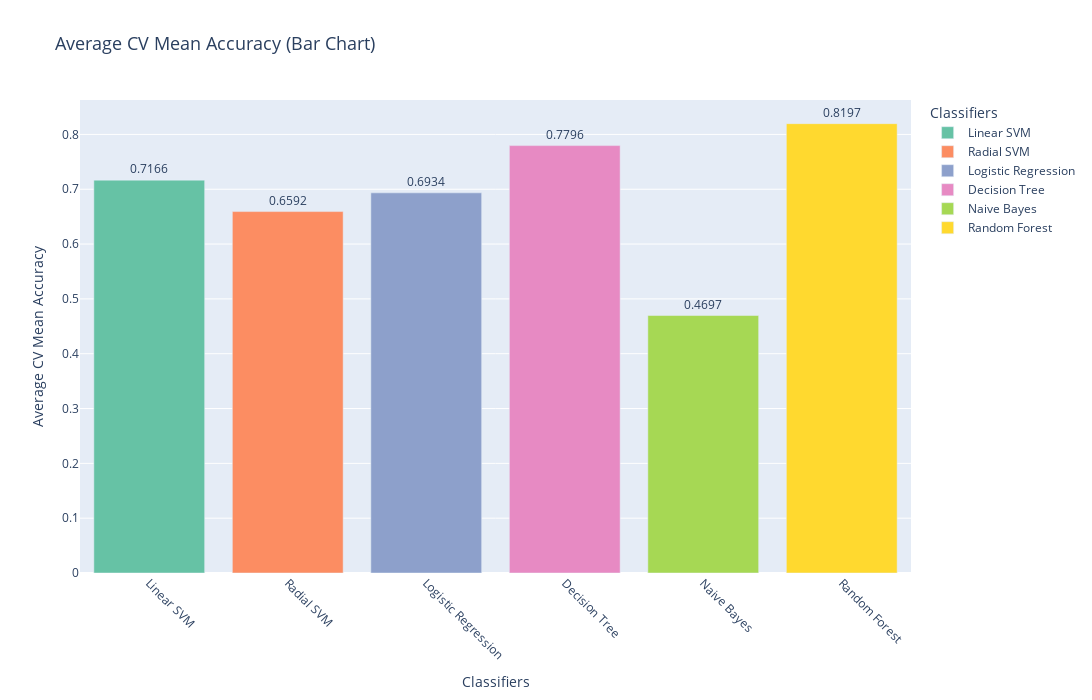

The notebook cell saved with this chart:
### Code cell
# Extract classifiers and their CV Mean values
classifiers = results_df.index.tolist()  # Classifier names
cv_mean = results_df['CV Mean'].tolist()  # CV Mean values

# --- Matplotlib Bar Chart ---
plt.figure(figsize=(10, 6))
plt.bar(classifiers, cv_mean, color='blue', alpha=0.7)
plt.title('Average CV Mean Accuracy (Bar Chart)', fontsize=16)
plt.xlabel('Classifiers', fontsize=14)
plt.ylabel('CV Mean Accuracy', fontsize=14)
plt.xticks(rotation=45, ha='right')  # Rotate x-axis labels for better readability
plt.tight_layout()
plt.show()

# --- Plotly Bar Chart ---
fig = px.bar(
    results_df.reset_index(),  # Reset index to access classifiers
    x='index',
    y='CV Mean',
    text='CV Mean',
    title='Average CV Mean Accuracy (Bar Chart)',
    labels={'index': 'Classifiers', 'CV Mean': 'Average Accuracy'},
    color='index',  # Optional: Color bars by classifier name
    color_discrete_sequence=px.colors.qualitative.Set2,
)

fig.update_traces(texttemplate='%{text:.4f}', textposition='outside')
fig.update_layout(
    xaxis_title="Classifiers",
    yaxis_title="Average CV Mean Accuracy",
    title_font_size=18,
    xaxis_tickangle=45,  # Rotate x-axis labels
    height=700,
    width=1100,
)
fig.show()

### Figure 1 — Plotly figure (JSON) as saved in the notebook; plotly's stock layout.template omitted (floating-point values rounded to 4 significant figures)
{"data": [{"alignmentgroup": "True", "hovertemplate": "Classifiers=%{x}<br>Average Accuracy=%{text}<extra></extra>", "legendgroup": "Linear SVM", "marker": {"color": "rgb(102,194,165)", "pattern": {"shape": ""}}, "name": "Linear SVM", "offsetgroup": "Linear SVM", "orientation": "v", "showlegend": true, "text": [0.7166], "textposition": "outside", "texttemplate": "%{text:.4f}", "type": "bar", "x": ["Linear SVM"], "xaxis": "x", "y": [0.7166], "yaxis": "y"}, {"alignmentgroup": "True", "hovertemplate": "Classifiers=%{x}<br>Average Accuracy=%{text}<extra></extra>", "legendgroup": "Radial SVM", "marker": {"color": "rgb(252,141,98)", "pattern": {"shape": ""}}, "name": "Radial SVM", "offsetgroup": "Radial SVM", "orientation": "v", "showlegend": true, "text": [0.6592], "textposition": "outside", "texttemplate": "%{text:.4f}", "type": "bar", "x": ["Radial SVM"], "xaxis": "x", "y": [0.6592], "yaxis": "y"}, {"alignmentgroup": "True", "hovertemplate": "Classifiers=%{x}<br>Average Accuracy=%{text}<extra></extra>", "legendgroup": "Logistic Regression", "marker": {"color": "rgb(141,160,203)", "pattern": {"shape": ""}}, "name": "Logistic Regression", "offsetgroup": "Logistic Regression", "orientation": "v", "showlegend": true, "text": [0.6934], "textposition": "outside", "texttemplate": "%{text:.4f}", "type": "bar", "x": ["Logistic Regression"], "xaxis": "x", "y": [0.6934], "yaxis": "y"}, {"alignmentgroup": "True", "hovertemplate": "Classifiers=%{x}<br>Average Accuracy=%{text}<extra></extra>", "legendgroup": "Decision Tree", "marker": {"color": "rgb(231,138,195)", "pattern": {"shape": ""}}, "name": "Decision Tree", "offsetgroup": "Decision Tree", "orientation": "v", "showlegend": true, "text": [0.7796], "textposition": "outside", "texttemplate": "%{text:.4f}", "type": "bar", "x": ["Decision Tree"], "xaxis": "x", "y": [0.7796], "yaxis": "y"}, {"alignmentgroup": "True", "hovertemplate": "Classifiers=%{x}<br>Average Accuracy=%{text}<extra></extra>", "legendgroup": "Naive Bayes", "marker": {"color": "rgb(166,216,84)", "pattern": {"shape": ""}}, "name": "Naive Bayes", "offsetgroup": "Naive Bayes", "orientation": "v", "showlegend": true, "text": [0.4697], "textposition": "outside", "texttemplate": "%{text:.4f}", "type": "bar", "x": ["Naive Bayes"], "xaxis": "x", "y": [0.4697], "yaxis": "y"}, {"alignmentgroup": "True", "hovertemplate": "Classifiers=%{x}<br>Average Accuracy=%{text}<extra></extra>", "legendgroup": "Random Forest", "marker": {"color": "rgb(255,217,47)", "pattern": {"shape": ""}}, "name": "Random Forest", "offsetgroup": "Random Forest", "orientation": "v", "showlegend": true, "text": [0.8197], "textposition": "outside", "texttemplate": "%{text:.4f}", "type": "bar", "x": ["Random Forest"], "xaxis": "x", "y": [0.8197], "yaxis": "y"}], "layout": {"barmode": "relative", "height": 700, "legend": {"title": {"text": "Classifiers"}, "tracegroupgap": 0}, "title": {"font": {"size": 18}, "text": "Average CV Mean Accuracy (Bar Chart)"}, "width": 1100, "xaxis": {"anchor": "y", "autorange": true, "categoryarray": ["Linear SVM", "Radial SVM", "Logistic Regression", "Decision Tree", "Naive Bayes", "Random Forest"], "categoryorder": "array", "domain": [0, 1], "range": [-0.5, 5.5], "tickangle": 45, "title": {"text": "Classifiers"}, "type": "category"}, "yaxis": {"anchor": "x", "autorange": true, "domain": [0, 1], "range": [0, 0.8628], "title": {"text": "Average CV Mean Accuracy"}, "type": "linear"}}}
